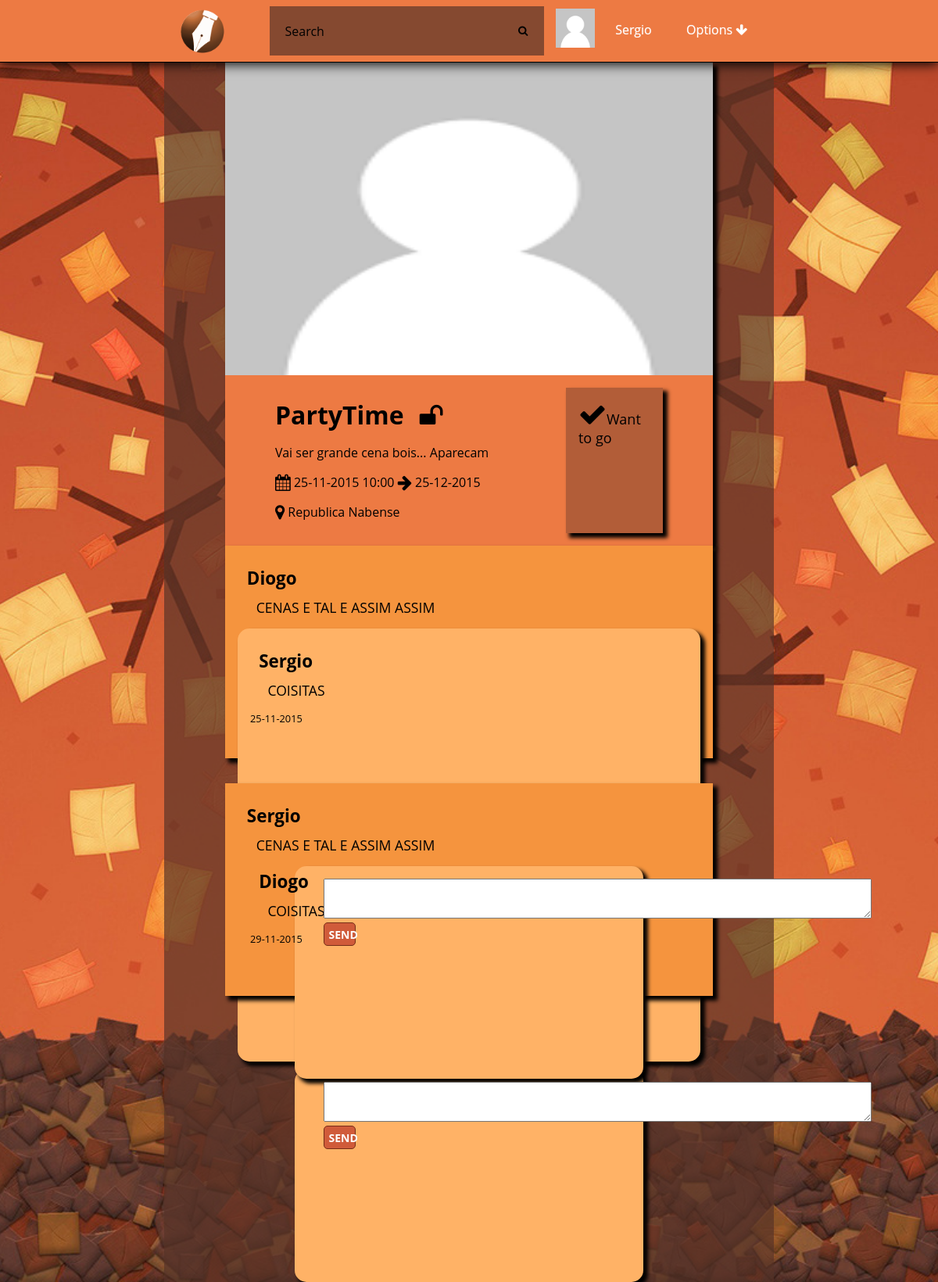
Screenshot of /event.php?id=1 (signed in) with the database file from the repository.
### tables this page shows
CREATE TABLE Photo(
	idPhoto INTEGER PRIMARY KEY,
	path TEXT,
	uploadDate DATE
);

CREATE TABLE User(
	idUser INTEGER PRIMARY KEY,
	loginId TEXT NOT NULL,
	password TEXT NOT NULL,
	email TEXT NOT NULL,
	name TEXT,
	birthday DATE,
	idPhoto REFERENCES Photo(idPhoto)	
);

CREATE TABLE Event(
	idEvent INTEGER PRIMARY KEY,
	nameEvent TEXT NOT NULL,
	creationDate DATE NOT NULL,
	endDate DATE NOT NULL,
	local TEXT NOT NULL,
	public BOOLEAN,
	type TEXT,
	description TEXT,
	hour TEXT,
	idPhoto INTEGER REFERENCES Photo(idPhoto),
	idOwner INTEGER REFERENCES User(idUser)
);

CREATE TABLE Post(
	idPost INTEGER PRIMARY KEY,
	idEvent INTEGER REFERENCES Event(idEvent) ON DELETE CASCADE,
	idUser INTEGER REFERENCES User(idUser) ON DELETE CASCADE,
	info TEXT
);

CREATE TABLE Comment (
	idComment INTEGER PRIMARY KEY,
	idPost INTEGER REFERENCES Post(idPost) ON DELETE CASCADE,
	idUser INTEGER REFERENCES User(idUser) ON DELETE CASCADE,
	commentText TEXT NOT NULL,
	creationDate DATE DEFAULT (date('now'))
);

### databaseConnection.php (called while the page is built, shortened)
<?php
function getEvent($id){
    $pathDatabase='sqlite:'.__DIR__.'/event.db';
    $db = new PDO($pathDatabase);
    $stmt=$db->prepare("SELECT Event.*,Photo.path FROM Event,Photo WHERE Event.idEvent=:id AND Event.idPhoto=Photo.idPhoto");
    $stmt->bindParam(':id',$id,PDO::PARAM_INT);
    $stmt->execute();
    $result = $stmt->fetchAll();
    return $result[0];
}
function hasAccess($id){
    $pathDatabase='sqlite:'.__DIR__.'/event.db';
    $db = new PDO($pathDatabase);
    $stmt=$db->prepare("SELECT * FROM UserEvent WHERE idUser=:id AND idEvent=:idEvent");
    $stmt->bindParam(':id',$_SESSION["userId"],PDO::PARAM_INT);
    $stmt->bindParam(':idEvent',$id,PDO::PARAM_INT);
    $stmt->execute();
    $result = $stmt->fetchAll();
    if(count($result)>0){
        return true;
    }else return false;
}
function isPublic($id){
    $pathDatabase='sqlite:'.__DIR__.'/event.db';
    $db = new PDO($pathDatabase);
    $stmt=$db->prepare("SELECT * FROM Event WHERE idEvent=:idEvent AND public=1");
    $stmt->bindParam(':idEvent',$id,PDO::PARAM_INT);
    $stmt->execute();
    $result = $stmt->fetchAll();
    if(count($result)>0){
        return true;
    }else return false;
}
function goesEvent($idEvent,$idUser){
     $pathDatabase='sqlite:'.__DIR__.'/event.db';
     $db = new PDO($pathDatabase);
    $stmt=$db->prepare("SELECT * FROM UserEvent WHERE idUser=:idUser AND idEvent=:idEvent AND confirm=1");
    $stmt->bindParam(':idUser',$_SESSION["userId"],PDO::PARAM_INT);
    $stmt->bindParam(':idEvent',$idEvent,PDO::PARAM_INT);
	$stmt->execute();
	$result = $stmt->fetchAll();
    if(count($result)>0){
        return true;
    }else return false;
}
function isAdmin($idEvent,$idAdmin){
    $pathDatabase='sqlite:'.__DIR__.'/event.db';
    $db = new PDO($pathDatabase);
    $stmt=$db->prepare("SELECT * FROM Event WHERE idOwner=:idAdmin AND idEvent=:idEvent;");
    $stmt->bindParam(':idAdmin',$idAdmin,PDO::PARAM_INT);
    $stmt->bindParam(':idEvent',$idEvent,PDO::PARAM_INT);
    $stmt->execute();
    $result = $stmt->fetchAll();
    if(count($result)>0){
        return true;
    }else return false;
}
function getUser($userId){
    $pathDatabase='sqlite:'.__DIR__.'/event.db';
    $db = new PDO($pathDatabase);
    $stmt=$db->prepare("SELECT * FROM User WHERE User.idUser=:userid");
    $stmt->bindParam(':userid',$userId,PDO::PARAM_INT);
    $stmt->execute();
    $result = $stmt->fetchAll();
     if($result>0){
        return $result[0];
    }else return false;
}
function getUserImagePath($userId){
    $pathDatabase='sqlite:'.__DIR__.'/event.db';
    $db = new PDO($pathDatabase);
    $stmt=$db->prepare("SELECT Photo.path FROM Photo,User WHERE Photo.idPhoto=User.idPhoto AND User.idUser=:userid");
    $stmt->bindParam(':userid',$userId,PDO::PARAM_INT);
    $stmt->execute();
    $result = $stmt->fetchAll();
     if($result>0){
        return $result[0][0];
    }else return false;
}
function getUser2($userId){
    $pathDatabase='sqlite:'.__DIR__.'/event.db';
    $db = new PDO($pathDatabase);
    $stmt=$db->prepare("SELECT * FROM User WHERE idUser=:userid;");
    $stmt->bindParam(':userid',$userId,PDO::PARAM_INT);
    $stmt->execute();
    $result = $stmt->fetch();
    return $result;
}
function getAllPosts($id){
    $pathDatabase='sqlite:'.__DIR__.'/event.db';
    $db = new PDO($pathDatabase);
    $stmt=$db->prepare("SELECT * FROM Post WHERE idEvent=:id");
    $stmt->bindParam(':id',$id,PDO::PARAM_INT);
    $stmt->execute();
    $result = $stmt->fetchAll();
    return $result;
}
function getAllComments($id){
    $pathDatabase='sqlite:'.__DIR__.'/event.db';
    $db = new PDO($pathDatabase);
    $stmt=$db->prepare("SELECT * FROM Comment WHERE idPost=:id");
    $stmt->bindParam(':id',$id,PDO::PARAM_INT);
    $stmt->execute();
    $result = $stmt->fetchAll();
    return $result;
}
?>

### event.php (the view, shortened to what this page needs)
<?php
	include_once('header.php');
	include_once('utils.php');
	if(!isset($_GET["id"]) ){
		displayError();
	}else if(!hasAccess($_GET["id"]) && !isPublic($_GET["id"])){
			displayError();
	}else{
		$result=getEvent($_GET["id"]);
		$posts=getAllPosts($_GET["id"]);
		getEventPageCard($result);
		?>
		<div class="options">
				<?php if(isAdmin($_GET["id"],$_SESSION["userId"])){?>
					<label id="addUser"><i class="fa fa-users fa-2x"></i> Edit User</label>
					<label id="editEvent"><i class="fa fa-pencil fa-2x"></i> Edit Event</label>
					<label id="deleteEvent"><i class="fa fa-trash fa-2x"></i> Delete Event</label>
					<label id="addPhoto"><i class="fa fa-camera fa-2x"></i> Add Photo</label>
					<label id="seePhotos"><i class="fa fa-picture-o fa-2x"></i> See Photos</label>
				<?php }else if(goesEvent($_GET["id"],$_SESSION["userId"])){?>
					<label id="Users"><i class="fa fa-users fa-2x"></i> See User</label>
					<label id="seePhotos"><i class="fa fa-picture-o fa-2x"></i> See Photos</label>
				<?php }else if(hasAccess($_GET["id"])){?>
					<label id="accept"><i class="fa fa-check fa-2x"></i> Accept</label>
					<label id="decline"><i class="fa fa-times fa-2x"></i> Decline</label>
				<?php }else if(isPublic($_GET["id"])){?>
					<label id="autoInvite"><i class="fa fa-check fa-2x"></i> Want to go</label>
				<?php } ?>
			</div>
		</div>
	</div>
	<?php
	foreach ($posts as $post) {
		$user=getUser2($post['idUser']);
		$comments=getAllComments($post['idPost']);
	?>
	<div class="cardEvent" id="post">
		<h4 id="user"><?php echo $user['name'] ?></h4>
		<p id="info"><?php echo $post['info'] ?></p>
		<?php
			foreach ($comments as $comment) {
				$cmtUser=getUser2($comment['idUser']);
		?>
			<div class="cardEvent" id="comment">
				<h4 id="user"><?php echo $cmtUser['name'] ?></h4>
				<p id="info"><?php echo $comment['commentText'] ?></p>
				<p id="date"><?php echo $comment['creationDate']?></p>
			</div>
		<?php } ?>
		<div class="cardEvent" id="newCmt">
			<form action="addComment.php?id=askas" method="get">
				<textarea id="commentText" name="comment" rows="3" cols="85"></textarea>
				<button id="button" type="Submit" value="Send">Send</button>
			</form>
		</div>
	</div>
	<?php }
	 }
	include_once('footer.php');
?>

### header.php (shortened to what this page needs)
<?php
	include_once 'databaseConnection.php';
?>
<!DOCTYPE html>
<html>
<head>
    <link rel="stylesheet" href="http://cdnjs.cloudflare.com/ajax/libs/font-awesome/4.4.0/css/font-awesome.min.css">
    <link rel="stylesheet" type="text/css" href="css/eventManager.css">
	<link rel="stylesheet" type="text/css" href="css/sweetalert.css">
</head>
<body>
	<div id="hmenu">
		<div id="containerNavBar">
			<ul class="nav">
				<a href="index.php"><img id="logo" src="static/website/logo.png"></img>
				</a>
				<li id="search">
					<form action="eventSearchPage.php" method="get">
						<input type="text" name="search_text" id="search_text" placeholder="Search" />
						<button type="submit" id="search_button"><i class="fa fa-search"></i></button>
					</form>
				</li>
				<li id="options">
					<a href="#">Options  <i class="fa fa-arrow-down"></i></a>
				</li>
				<li id="profile">
					<div class="profileButton">
						<div class ="profileButtonImage">
							<img src= <?php echo getUserImagePath($_SESSION['userId']); ?> style="width:50px;height:50px;">
						</div>
						<div class="profileButtonText">
							<a href="profile.php"> <?php echo getUser($_SESSION['userId'])['name'] ?> </a>
						</div>
					</div>
				</li>
			</ul>
		</div>
	</div>
	<div class="wrapper">

### utils.php (shortened to what this page needs)
<?php
function getEventPageCard($event){
    ?>
    <div class="cardEventPage" id="event<?php echo $event['idEvent']?>">
    <div class="imgContainerPage">
    <img src="<?php echo $event["path"]?>" />
    </div>
    <div class="eventInfo">
    <div class="eventInfoContent">
    <div class="name">
    <h1><?php echo $event['nameEvent']?></h1> <?php if($event["public"]){echo "<i class=\"fa fa-unlock fa-2x\"></i>";}else{echo "<i class=\"fa fa-lock fa-2x\"></i>";}?>
    </div>
    <div>
    <p>
    <?php echo $event['description'] ?>
    </p>
    <p>
    <i class="fa fa-calendar fa-lg"></i> <?php echo $event['creationDate']." ".$event["hour"]."  <i class=\"fa fa-arrow-right fa-lg\"></i>  ".$event['endDate'] ?>
    </p>
    <p>
    <i class="fa fa-map-marker fa-lg"></i> <?php echo $event['local'];?>
    </p>
    </div>
    </div>
<?php } ?>

### css/eventManager.css (style rules this page uses)
html { background-image: url('\../static/website/background.jpg'); background-attachment: fixed; background-position:center center; background-size:cover; display: block; box-sizing: border-box; height: 100%; }
body { width: 65%; margin:0 auto; background-color: rgba(88, 52, 40, 0.69); background-size: contain; background-attachment: fixed; box-sizing: border-box; display: block; min-height: 100%; }
div#hmenu { margin: auto auto; height: 5em; background: #ED7A43; width: 100%; text-align: center; position: fixed; top:0; left:0; border-bottom:1px solid; box-shadow: 0 1px 15px 1px; box-sizing: border-box; }
.card,.cardEvent { background-color: #F5943E; margin: 0 auto; margin-bottom: 2em; box-shadow: 5px 5px 5px 1px; padding: 1em; font-family: 'Open Sans', sans-serif; height: 15rem; }
.cardEvent#comment, .cardEvent#newCmt { border-radius: 15px; background-color: #FFB266; margin-bottom: 10px; }
.cardEvent#post h4, .cardEvent#comment h4 { font-size:1.4em; margin-top: 10px; margin-bottom: 0px; margin-left: 2%; }
.cardEvent#post p#info, .cardEvent#comment p#info { font-size:1.1em; margin-top: 10px; margin-bottom: 15px; margin-left: 4%; }
.cardEvent#comment p#date { position: relative; margin-top: 0px; margin-bottom: 0px; font-size: 0.8em; }
.cardEvent#newCmt button#button { width: 10%; height: 30px; background-color: #D05B3A; box-sizing: border-box; border-radius: 5px; border: 1px solid #762E18; color: #fff; font-weight: bold; text-transform: uppercase; font-size: 14px; font-family: 'Open Sans', sans-serif; outline: none; cursor: pointer; margin-left: 5%; }
.cardEvent#newCmt { width: 70%; }
.cardEvent#newCmt textarea#commentText { margin-left: 5%; }
img#logo { height: 80%;width: auto;float: left;margin-left: 1em;border-radius: 50%;margin-right: 1em; }
div#containerNavBar { display: inline-block; width: 65%; height: 100%; margin: auto; box-sizing: border-box; }
.nav { height: 100%; width: 100%; display: inline-block; margin: 0.5em auto; padding: 0; }
.nav li { float: left; list-style-type: none; position: relative; margin: auto 1%; display: inline-block; }
.nav li a { font-size: 16px; color: white; display: block; line-height: 60px; padding: 0 26px; text-decoration: none; font-family: 'Open Sans', sans-serif; text-shadow: 0 0 1px rgba(255, 255, 255, 0.5); }
li#search { width: 45%; height: 80%; margin-left: 5%; }
#search_text { width: 85%; padding: 10px 0 10px 20px; font-size: 16px; font-family: 'Open Sans', sans-serif; border: 0 none; height: 100%; margin-right: 0; color: white; outline: none; background: rgba(88, 52, 40, 0.69); float: left; box-sizing: border-box; transition: all 0.15s; }
#search_button { border: 0 none; background: rgba(88, 52, 40, 0.69) center no-repeat; width: 15%; float: left; padding: 0; text-align: center; height: 100%; cursor: pointer; }
li#profile { width: 15%; }
li#options { float:right; padding: 0; }
#search form { width: 100%; height: 100%; margin: 0 auto; display: inline-block; }
.imgContainerPage { width: 100%; height: 25em; }
.cardEventPage { margin: 0 auto;box-shadow: 5px 5px 5px 1px;font-family: 'Open Sans', sans-serif; }
.imgContainerPage img { width: 100%; height: 100%; }
.eventInfo { background: #ED7A43; margin: 0 auto; padding: 1em 4em 1em 4em; display: table; width: 100%; box-sizing: border-box; }
.eventInfoContent .name h1 { margin: 0 0.5em 0 0; display: inline-block; }
.eventInfoContent { display: table-cell; }
.options { display: table-cell; box-shadow: 5px 5px 5px 1px; background: rgba(178,93,56,1); padding: 1em; width: 25%; }
.options label { cursor: pointer; width: 100%; display: table-row; margin: 0 auto; font-size: large; }
.cardEventPage .name { display: block; width: auto; margin: 0; }
.profileButton { width: 100%; display: table; }
.profileButtonImage { height: 100%; display: table-cell; margin: 0 auto; width: 30%; vertical-align: middle; }
.profileButtonText { width: 50%; display: table-cell; box-sizing: border-box; margin: 0 auto; }
.name i { display: inline-block; }
.wrapper { width: 80%; margin: 0 auto; padding-top: 5em; }

### rows the page displays
photo: path (placeholder picture)
user: name "Sergio"
event: idPhoto.path (placeholder picture), nameEvent "PartyTime", description "Vai ser grande cena bois... Aparecam", creationDate "25-11-2015", hour "10:00", endDate "25-12-2015", local "Republica Nabense"
post: idUser.name "Diogo", info "CENAS E TAL E ASSIM ASSIM"
comment: idUser.name "Sergio", commentText "COISITAS", creationDate "25-11-2015"
comment: idUser.name "Diogo", commentText "COISITAS", creationDate "29-11-2015"
post: idUser.name "Sergio", info "CENAS E TAL E ASSIM ASSIM"
